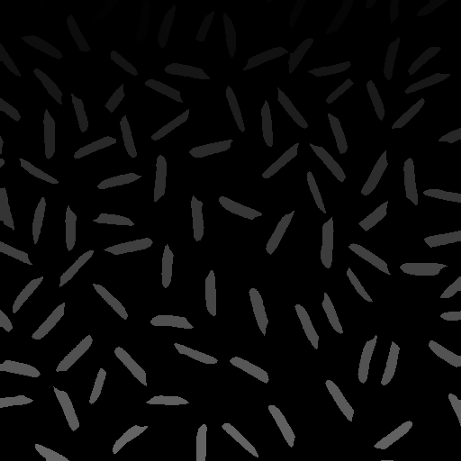
#> input picture Photos/gao4.png, 461 x 461 px
$ python Histogram.py
#> lines starting #> are read from the running program, lines starting #| are printed output that depends on the picture
import cv2
import numpy as np
import cv2 as cv
from matplotlib import pyplot as plt

img = cv.imread('../Photos/gao4.png',0)
#> img is the input picture: shape (461, 461); min 0, max 114, mean 8.4

hist, bins = np.histogram(img.flatten(), 256, [0, 256])
#> hist = 256 values, max 175076 at index 0, min 0 at index 115, mean 830.2; bins = 257 values from 0 to 256

cdf = hist.cumsum()
#> cdf = 256 values from 175076 to 212521
cdf_normalized = cdf * float(hist.max()) / cdf.max()
#> cdf_normalized = 256 values from 144228.6 to 175076

plt.plot(cdf_normalized, color = 'b')
plt.hist(img.flatten(),256,[0,256], color = 'r')
plt.xlim([0,256])

plt.legend(('cdf','histogram'), loc = 'upper left')
# plt.imshow(img, cmap='gray')

equ = cv.equalizeHist(img)
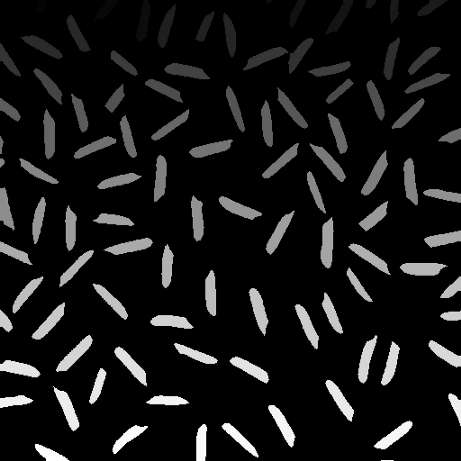
#> equ: shape (461, 461); min 0, max 255, mean 22.7
res = np.hstack((img,equ))
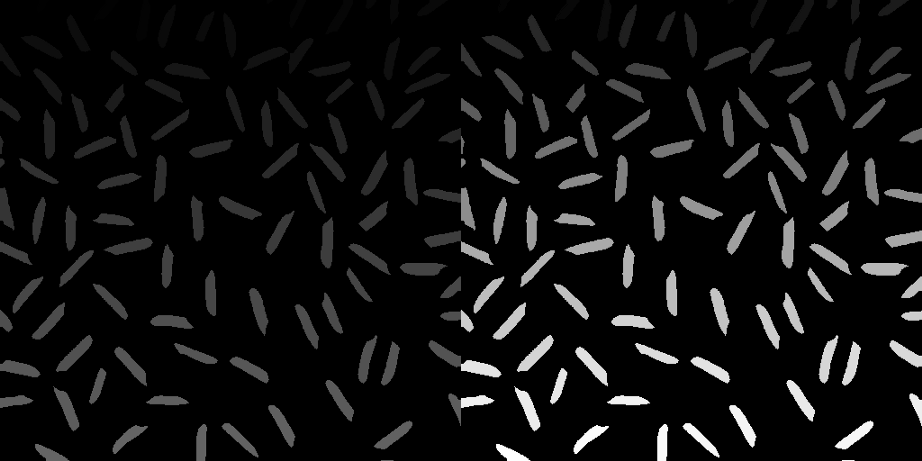
#> res: shape (461, 922); min 0, max 255, mean 15.6
cv2.imshow("equalize Hist", res)
plt.show()
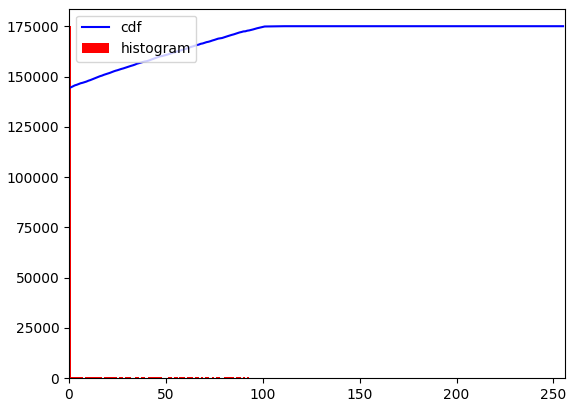
#> figure drawn by matplotlib, 1 panel; tallest bar 175076 high, from x = 0 to 1; curve peaks at x = 114, y = 175076

$ run again, with Photos/gao3.png copied over Photos/gao4.png
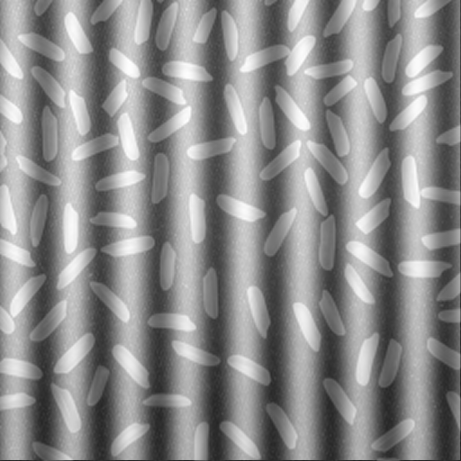
#> input picture Photos/gao3.png, 461 x 461 px
#> img is the input picture: shape (461, 461); min 37, max 255, mean 140.2
#> hist = 256 values, max 1786 at index 200, min 0 at index 0, mean 830.2; bins = 257 values from 0 to 256
#> cdf = 256 values from 0 to 212521
#> cdf_normalized = 256 values from 0 to 1786
#> `res = np.hstack((img,equ))`:
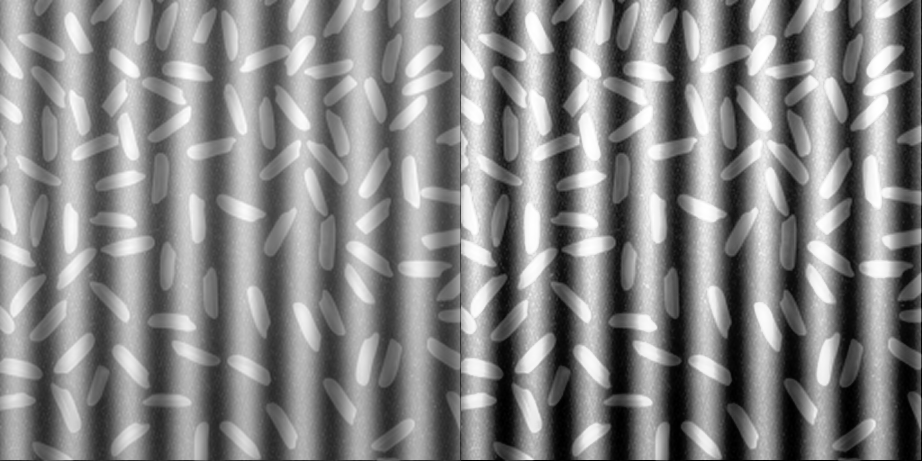
#> res: shape (461, 922); min 0, max 255, mean 134.2
#> `plt.show()`:
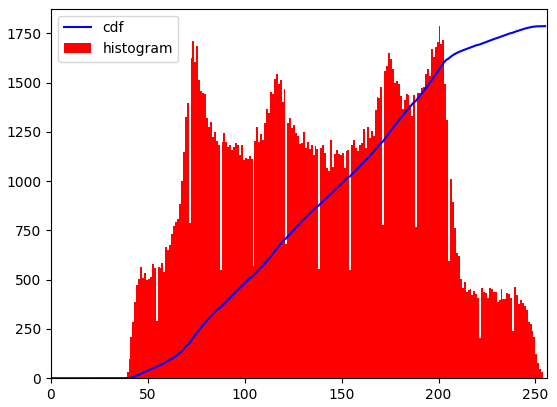
#> figure drawn by matplotlib, 1 panel; tallest bar 1786 high, from x = 200 to 201; curve peaks at x = 255, y = 1786
